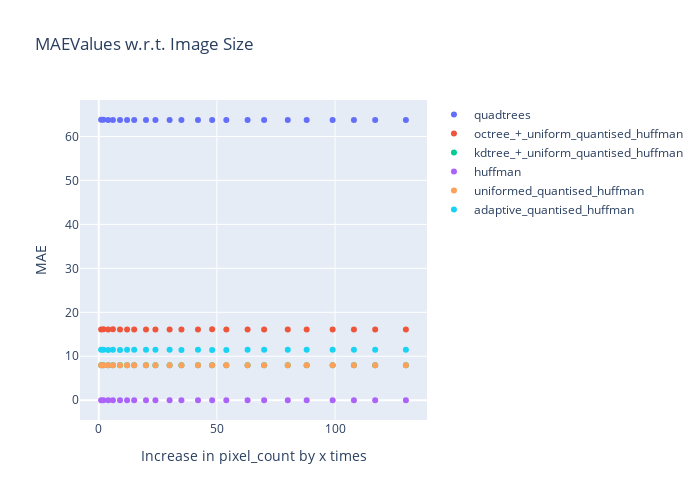

The code cell stored with this chart in its notebook:
### Code cell
plot_image(pixel_counts, maeValues, "MAEValues w.r.t. Image Size", "MAE")

### Figure 1 — Plotly figure (JSON) as saved in the notebook; plotly's stock layout.template omitted (floating-point values rounded to 4 significant figures)
{"data": [{"mode": "markers", "name": "quadtrees", "type": "scatter", "x": [1, 2, 4, 6, 9, 12, 15, 20, 24, 30, 35, 42, 48, 54, 63, 70, 80, 88, 99, 108, 117, 130], "y": [63.78, 63.8, 63.72, 63.76, 63.76, 63.76, 63.76, 63.74, 63.75, 63.76, 63.75, 63.75, 63.75, 63.75, 63.75, 63.74, 63.75, 63.75, 63.74, 63.76, 63.75, 63.75]}, {"mode": "markers", "name": "octree_+_uniform_quantised_huffman", "type": "scatter", "x": [1, 2, 4, 6, 9, 12, 15, 20, 24, 30, 35, 42, 48, 54, 63, 70, 80, 88, 99, 108, 117, 130], "y": [16.12, 16.12, 16.11, 16.12, 16.11, 16.11, 16.12, 16.11, 16.12, 16.11, 16.12, 16.12, 16.12, 16.12, 16.12, 16.11, 16.12, 16.12, 16.12, 16.12, 16.12, 16.12]}, {"mode": "markers", "name": "kdtree_+_uniform_quantised_huffman", "type": "scatter", "x": [1, 2, 4, 6, 9, 12, 15, 20, 24, 30, 35, 42, 48, 54, 63, 70, 80, 88, 99, 108, 117, 130], "y": [7.98, 7.972, 7.97, 7.972, 7.971, 7.974, 7.972, 7.972, 7.971, 7.973, 7.974, 7.972, 7.972, 7.973, 7.974, 7.973, 7.972, 7.972, 7.973, 7.972, 7.972, 7.973]}, {"mode": "markers", "name": "huffman", "type": "scatter", "x": [1, 2, 4, 6, 9, 12, 15, 20, 24, 30, 35, 42, 48, 54, 63, 70, 80, 88, 99, 108, 117, 130], "y": [0, 7.111e-06, 4.133e-05, 1.689e-05, 2.212e-05, 0, 0, 0, 5.704e-06, 0, 7.213e-06, 1.397e-06, 0, 2.403e-06, 1.665e-06, 0, 3.333e-07, 3.798e-06, 3.089e-06, 1.597e-06, 2.34e-06, 1.258e-06]}, {"mode": "markers", "name": "uniformed_quantised_huffman", "type": "scatter", "x": [1, 2, 4, 6, 9, 12, 15, 20, 24, 30, 35, 42, 48, 54, 63, 70, 80, 88, 99, 108, 117, 130], "y": [7.98, 7.972, 7.97, 7.972, 7.971, 7.974, 7.972, 7.972, 7.971, 7.973, 7.974, 7.972, 7.972, 7.973, 7.974, 7.973, 7.972, 7.972, 7.973, 7.972, 7.972, 7.973]}, {"mode": "markers", "name": "adaptive_quantised_huffman", "type": "scatter", "x": [1, 2, 4, 6, 9, 12, 15, 20, 24, 30, 35, 42, 48, 54, 63, 70, 80, 88, 99, 108, 117, 130], "y": [11.46, 11.46, 11.45, 11.46, 11.46, 11.46, 11.46, 11.46, 11.46, 11.46, 11.46, 11.46, 11.46, 11.46, 11.46, 11.46, 11.46, 11.46, 11.46, 11.46, 11.46, 11.46]}], "layout": {"height": 500, "showlegend": true, "title": {"text": "MAEValues w.r.t. Image Size"}, "width": 700, "xaxis": {"autorange": true, "range": [-8.071, 139.1], "title": {"text": "Increase in pixel_count by x times"}, "type": "linear"}, "yaxis": {"autorange": true, "range": [-4.492, 68.29], "title": {"text": "MAE"}, "type": "linear"}}}
